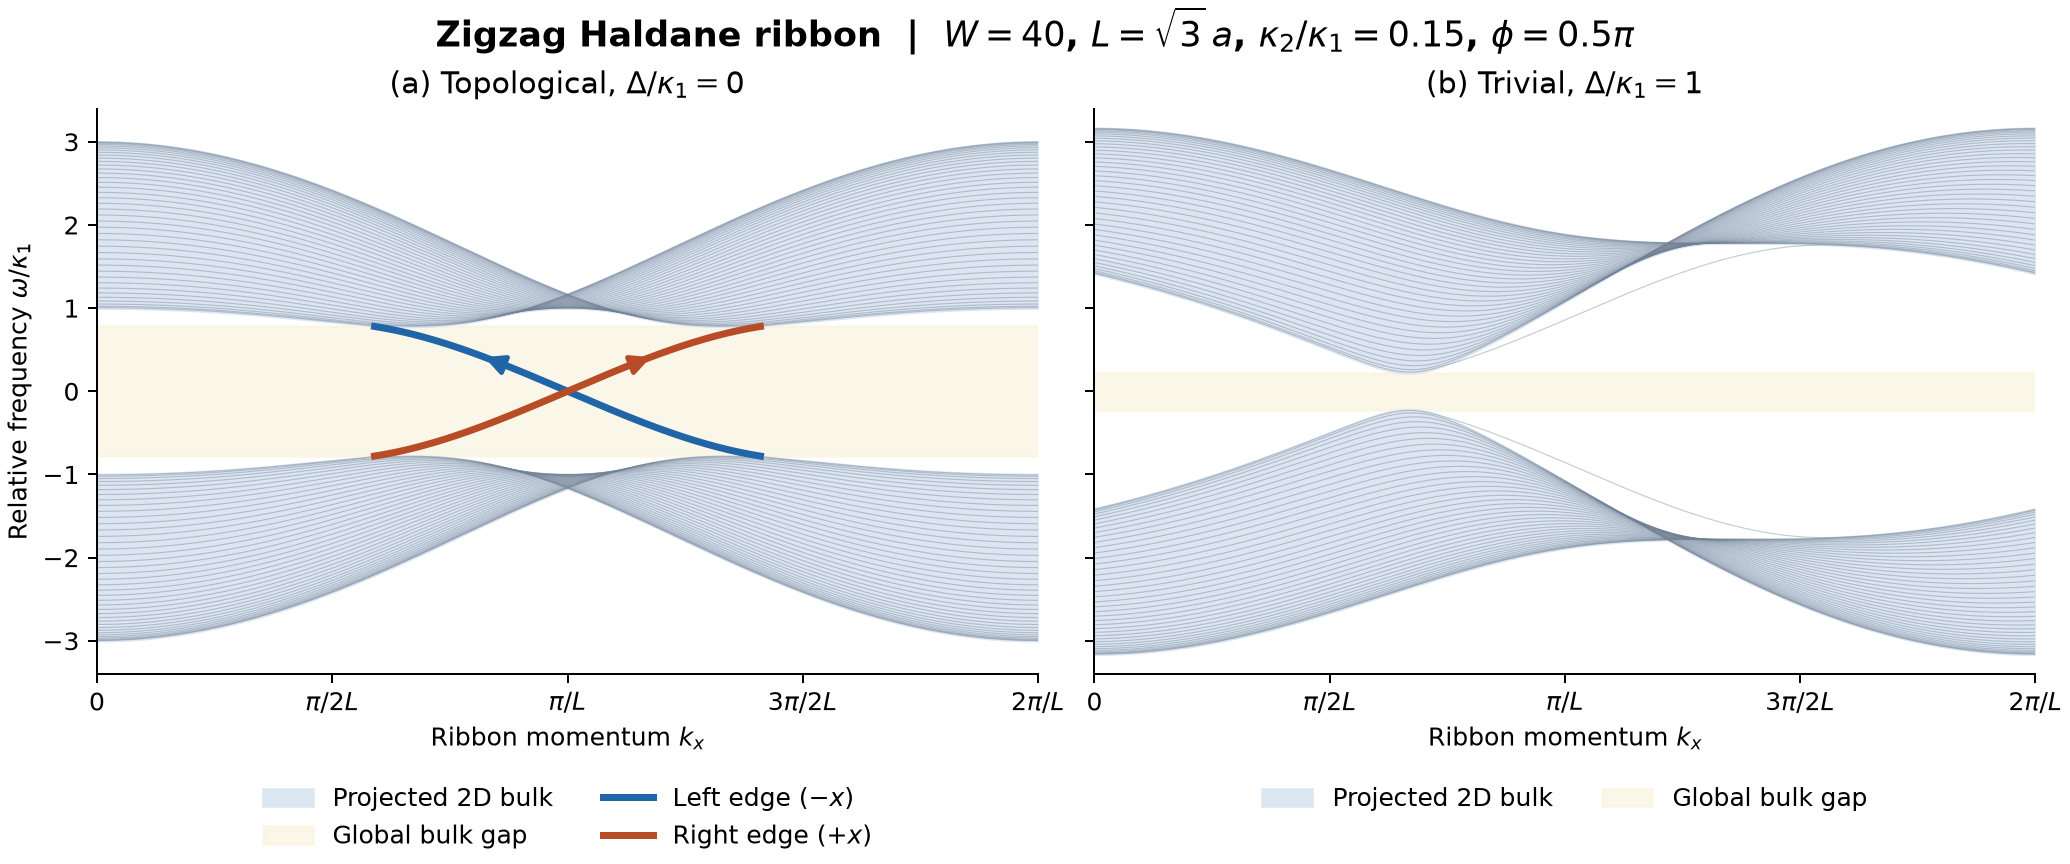

Generate this figure with Python:
"""M5: resolve the chiral edge dispersion of a finite zigzag ribbon.

Reuse M1's bonds and projected bulk Hamiltonian, with the M4 photonic
interpretation. Verify two localized, oppositely moving gap crossings in
the topological phase and zero in-gap states in the trivial phase.
"""

from pathlib import Path

import numpy as np

from haldane import NEAREST, NEXT_NEAREST, PHI, T1, T2, hamiltonian
from m4_photonic import KAPPA1


WIDTH = 40
EDGE_ROWS = 4
EDGE_THRESHOLD = 0.5
# Ribbon x points along the zigzag direction (M1's Cartesian y axis).
DIRECT = np.stack((NEXT_NEAREST[0], NEAREST[0] - NEAREST[2]))
RECIPROCAL = 2 * np.pi * np.linalg.inv(DIRECT).T
PERIOD = np.linalg.norm(DIRECT[0])
B_OFFSET = NEAREST[2]
HARMONICS = np.arange(-1, 2)


def cell_shift(displacement):
    """Express a bond minus its sublattice offset as a Bravais translation."""
    fractional = np.linalg.solve(DIRECT.T, displacement)
    shift = np.rint(fractional).astype(int)
    np.testing.assert_allclose(fractional, shift, atol=1e-12)
    return shift


def hopping_terms(mass):
    """Yield (source, destination, longitudinal shift, row shift, H element)."""
    for bond in NEAREST:
        longitudinal, row = cell_shift(bond - B_OFFSET)
        yield 0, 1, longitudinal, row, T1
    for bond in NEXT_NEAREST:
        longitudinal, row = cell_shift(bond)
        for sublattice, sign in enumerate((1, -1)):
            # For A, the +b bond gives 2*t2*cos(k·b + phi), as in M1.
            yield sublattice, sublattice, longitudinal, row, T2 * np.exp(1j * sign * PHI)
    for sublattice, sign in enumerate((1, -1)):
        # The assembly adds the Hermitian partner, so enter half the onsite term.
        yield sublattice, sublattice, 0, 0, sign * mass / 2


def ribbon_blocks(width, mass):
    """Return the Fourier coefficients for longitudinal shifts −1, 0, +1."""
    blocks = np.zeros((3, 2 * width, 2 * width), dtype=complex)
    for sub_a, sub_b, longitudinal, row, amplitude in hopping_terms(mass):
        rows = np.arange(max(0, -row), min(width, width - row))
        source = 2 * rows + sub_a
        target = 2 * (rows + row) + sub_b
        blocks[1 + longitudinal, source, target] += amplitude
        blocks[1 - longitudinal, target, source] += amplitude.conjugate()
    return blocks


def check_bulk_reconstruction(mass):
    """Restore the transverse period and compare every matrix element to M1."""
    k = np.array([[0.19, -0.61], [0.81, 1.12], [-1.31, 0.51]])
    coordinates = k @ DIRECT.T
    reconstructed = np.zeros((len(k), 2, 2), dtype=complex)
    for a, b, longitudinal, row, amplitude in hopping_terms(mass):
        value = amplitude * np.exp(1j * (coordinates @ [longitudinal, row]))
        reconstructed[:, a, b] += value
        reconstructed[:, b, a] += value.conj()
    expected = hamiltonian(k, mass=mass, t1=T1, t2=T2, phi=PHI)
    expected[:, 0, 1] *= np.exp(-1j * (k @ B_OFFSET))
    expected[:, 1, 0] = expected[:, 0, 1].conj()
    np.testing.assert_allclose(reconstructed, expected, atol=1e-12, rtol=0)
    return np.max(np.abs(reconstructed - expected))


def projected_bulk(q, mass):
    transverse = np.arange(360) / 360
    k = q[:, None, None] / (2 * np.pi) * RECIPROCAL[0] + transverse[:, None] * RECIPROCAL[1]
    bands = np.linalg.eigvalsh(hamiltonian(k, mass=mass, t1=T1, t2=T2, phi=PHI))
    return bands.min(axis=1), bands.max(axis=1)


def localize_edge_pair(pair):
    """Resolve a degenerate pair using the first and last EDGE_ROWS rows."""
    edge_sites = 2 * EDGE_ROWS
    left = pair[:edge_sites]
    right = pair[-edge_sites:]
    _, rotation = np.linalg.eigh(left.conj().T @ left - right.conj().T @ right)
    return pair @ rotation


def ribbon_spectrum(q, mass, gap):
    blocks = ribbon_blocks(WIDTH, mass)
    edge_sites = 2 * EDGE_ROWS
    frequencies = np.empty((len(q), 2 * WIDTH))
    weights = np.empty((*frequencies.shape, 2))
    velocities = np.empty_like(frequencies)
    for index, momentum in enumerate(q):
        phase = np.exp(1j * momentum * HARMONICS)
        matrix = np.einsum("r,rij->ij", phase, blocks)
        derivative = np.einsum("r,rij->ij", 1j * PERIOD * HARMONICS * phase, blocks)
        energy, vectors = np.linalg.eigh(matrix)
        inside = np.flatnonzero((gap[0] < energy) & (energy < gap[1]))
        if len(inside) == 2 and abs(np.diff(energy[inside])[0]) < 1e-10:
            # At an exact (within tolerance) crossing, eigh may mix the two edges.
            # Diagonalize left-minus-right weight within that degenerate eigenspace.
            vectors[:, inside] = localize_edge_pair(vectors[:, inside])
        density = np.abs(vectors) ** 2
        frequencies[index] = energy
        weights[index, :, 0] = density[:edge_sites].sum(axis=0)
        weights[index, :, 1] = density[-edge_sites:].sum(axis=0)
        velocities[index] = np.sum(vectors.conj() * (derivative @ vectors), axis=0).real
    return frequencies, weights, velocities


def edge_branches(frequencies, weights, velocities, gap):
    """Extract the two edge-resolved spectra using total end-row probability."""
    in_gap = (gap[0] < frequencies) & (frequencies < gap[1])
    branches = []
    for boundary in range(2):
        mask = in_gap & (weights[:, :, boundary] > EDGE_THRESHOLD)
        if np.any(mask.sum(axis=1) > 1):
            raise RuntimeError("Multiple in-gap states on the same edge at one momentum.")
        rows, bands = np.nonzero(mask)
        branches.append((rows, frequencies[rows, bands], weights[rows, bands], velocities[rows, bands]))
    return branches


def projected_boundary_error(frequencies, weights, bulk_min, bulk_max):
    """Measure the distance from each projected boundary to a ribbon bulk mode."""
    interior = weights.max(axis=2) <= EDGE_THRESHOLD
    boundaries = np.concatenate((bulk_min, bulk_max), axis=1)
    distance = np.abs(boundaries[:, :, None] - frequencies[:, None, :])
    return np.max(np.min(np.where(interior[:, None, :], distance, np.inf), axis=2))


def main():
    import matplotlib.pyplot as plt

    # Include both projected valleys (q = 2π/3, 4π/3) and the midgap crossing.
    q = np.linspace(0, 2 * np.pi, 601)
    kx = q / PERIOD
    figure, axes = plt.subplots(1, 2, figsize=(11.5, 4.8), sharey=True, layout="constrained")
    edge_colors = ["#2065a8", "#b84c27"]
    edge_labels = ["Left edge", "Right edge"]
    for axis, mass, title in zip(axes, (0, 1), (r"(a) Topological, $\Delta/\kappa_1=0$",
                                                r"(b) Trivial, $\Delta/\kappa_1=1$")):
        bulk_min, bulk_max = projected_bulk(q, mass)
        gap = bulk_max[:, 0].max(), bulk_min[:, 1].min()
        frequencies, weights, velocities = ribbon_spectrum(q, mass, gap)
        branches = edge_branches(frequencies, weights, velocities, gap)
        reconstruction_error = check_bulk_reconstruction(mass)
        finite_width_error = projected_boundary_error(frequencies, weights, bulk_min, bulk_max)
        print(f"Delta/kappa1={mass/KAPPA1:g}: projected bulk gap "
              f"[{gap[0]/KAPPA1:+.6f}, {gap[1]/KAPPA1:+.6f}] kappa1")
        print(f"  Bulk reconstruction max error: {reconstruction_error/KAPPA1:.2e} kappa1")
        print(f"  Max projected boundary distance to interior-like ribbon states: {finite_width_error/KAPPA1:.4f} kappa1")
        print(f"  In-gap edge branches: {sum(len(rows) > 0 for rows, *_ in branches)}")

        for band in (0, 1):
            axis.fill_between(kx, bulk_min[:, band] / KAPPA1, bulk_max[:, band] / KAPPA1, color="#dce6f1",
                              label="Projected 2D bulk" if band == 0 else None)
        axis.axhspan(gap[0] / KAPPA1, gap[1] / KAPPA1, color="#faf3dc", alpha=0.65, zorder=0, label="Global bulk gap")
        axis.plot(kx, frequencies / KAPPA1, color="#718094", lw=0.45, alpha=0.42)
        for (rows, energy, localization, velocity), color, label in zip(branches, edge_colors, edge_labels):
            if not len(rows):
                continue
            assert np.all(np.diff(rows) == 1), "Disconnected in-gap branch"
            assert energy.min() < gap[0] + 0.05 * (gap[1] - gap[0])
            assert energy.max() > gap[1] - 0.05 * (gap[1] - gap[0])
            center = np.argmin(np.abs(energy - np.mean(gap)))
            direction = 1 if velocity[center] > 0 else -1
            assert np.all(direction * velocity > 0), "Group velocity changes sign within the gap"
            dl, dr = localization[center]
            minimum_weight = localization.max(axis=1).min()
            print(f"  {label}: span [{energy.min()/KAPPA1:+.4f}, {energy.max()/KAPPA1:+.4f}] kappa1, "
                  f"v_x={velocity[center]/KAPPA1:+.4f} kappa1*a, midgap weights (left, right)=({dl:.6f}, {dr:.6f}), "
                  f"min. own-edge weight={minimum_weight:.6f}")
            axis.plot(kx[rows], energy / KAPPA1, color=color, lw=2.8,
                      label=label + (r" ($+x$)" if direction > 0 else r" ($-x$)"), zorder=4)
            arrow = np.argmin(np.abs(energy - 0.45 * gap[1]))
            start, end = arrow - 11 * direction, arrow + 11 * direction
            axis.annotate("", xy=(kx[rows[end]], energy[end] / KAPPA1), xytext=(kx[rows[start]], energy[start] / KAPPA1),
                          arrowprops=dict(arrowstyle="-|>", color=color, lw=2, mutation_scale=16), zorder=5)
        assert sum(len(rows) > 0 for rows, *_ in branches) == (2 if mass == 0 else 0)
        if mass == 0:
            assert branches[0][3][0] * branches[1][3][0] < 0
        axis.set(title=title, xlabel=r"Ribbon momentum $k_x$", xlim=(kx[0], kx[-1]))
        axis.set_xticks(np.pi / PERIOD * np.array([0, 0.5, 1, 1.5, 2]),
                        ["0", r"$\pi/2L$", r"$\pi/L$", r"$3\pi/2L$", r"$2\pi/L$"])
        axis.set_ylim(-3.4, 3.4)
        axis.spines[["top", "right"]].set_visible(False)
        axis.legend(loc="upper center", bbox_to_anchor=(0.5, -0.16), frameon=False, ncols=2)
    axes[0].set_ylabel(r"Relative frequency $\omega/\kappa_1$")
    figure.suptitle(rf"Zigzag Haldane ribbon  |  $W={WIDTH}$, $L=\sqrt{{3}}\,a$, $\kappa_2/\kappa_1={T2/KAPPA1:g}$, $\phi={PHI / np.pi:g}\pi$",
                    fontsize=14, fontweight="bold")
    figure.savefig(Path(__file__).with_name("m5_edge.png"), dpi=180)
    plt.close(figure)


if __name__ == "__main__":
    main()
